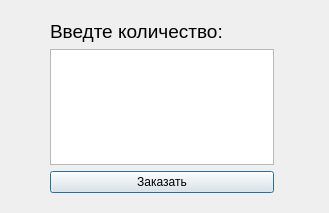
<?xml version="1.0" encoding="UTF-8"?>
<ui version="4.0">
 <class>order</class>
 <widget class="QDialog" name="order">
  <property name="geometry">
   <rect>
    <x>0</x>
    <y>0</y>
    <width>329</width>
    <height>213</height>
   </rect>
  </property>
  <property name="windowTitle">
   <string>Dialog</string>
  </property>
  <widget class="QWidget" name="verticalLayoutWidget">
   <property name="geometry">
    <rect>
     <x>50</x>
     <y>20</y>
     <width>224</width>
     <height>173</height>
    </rect>
   </property>
   <layout class="QVBoxLayout" name="verticalLayout">
    <item>
     <widget class="QLabel" name="label">
      <property name="font">
       <font>
        <pointsize>14</pointsize>
       </font>
      </property>
      <property name="text">
       <string>Введте количество:  </string>
      </property>
     </widget>
    </item>
    <item>
     <spacer name="verticalSpacer">
      <property name="orientation">
       <enum>Qt::Vertical</enum>
      </property>
      <property name="sizeHint" stdset="0">
       <size>
        <width>20</width>
        <height>40</height>
       </size>
      </property>
     </spacer>
    </item>
    <item>
     <widget class="QTextEdit" name="textEdit">
      <property name="html">
       <string>&lt;!DOCTYPE HTML PUBLIC &quot;-//W3C//DTD HTML 4.0//EN&quot; &quot;http://www.w3.org/TR/REC-html40/strict.dtd&quot;&gt;
&lt;html&gt;&lt;head&gt;&lt;meta name=&quot;qrichtext&quot; content=&quot;1&quot; /&gt;&lt;style type=&quot;text/css&quot;&gt;
p, li { white-space: pre-wrap; }
&lt;/style&gt;&lt;/head&gt;&lt;body style=&quot; font-family:'MS Shell Dlg 2'; font-size:7.8pt; font-weight:400; font-style:normal;&quot;&gt;
&lt;p style=&quot;-qt-paragraph-type:empty; margin-top:0px; margin-bottom:0px; margin-left:0px; margin-right:0px; -qt-block-indent:0; text-indent:0px;&quot;&gt;&lt;br /&gt;&lt;/p&gt;&lt;/body&gt;&lt;/html&gt;</string>
      </property>
     </widget>
    </item>
    <item>
     <spacer name="verticalSpacer_2">
      <property name="orientation">
       <enum>Qt::Vertical</enum>
      </property>
      <property name="sizeHint" stdset="0">
       <size>
        <width>20</width>
        <height>40</height>
       </size>
      </property>
     </spacer>
    </item>
    <item>
     <widget class="QPushButton" name="pushButton">
      <property name="text">
       <string>Заказать</string>
      </property>
     </widget>
    </item>
   </layout>
  </widget>
 </widget>
 <resources/>
 <connections/>
</ui>
